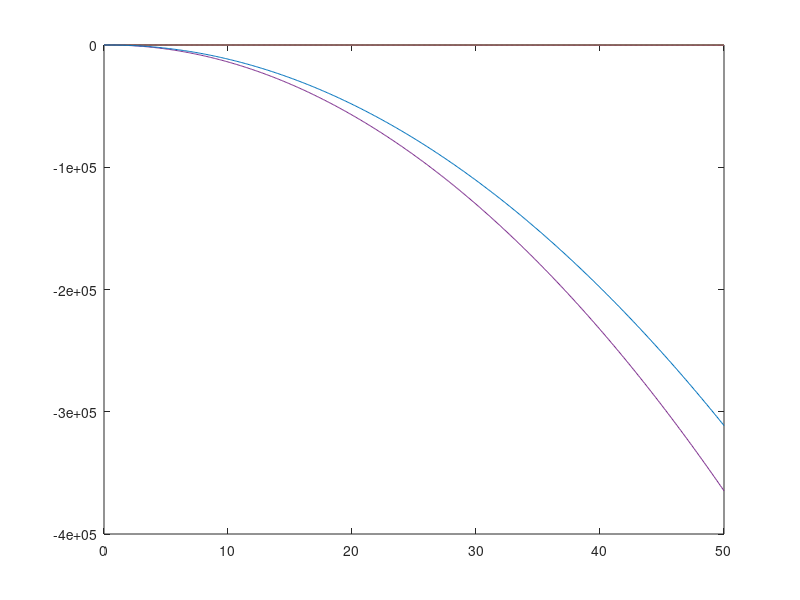

The MATLAB source for this figure: (Note: this script raises an error after producing the figure.)
%Setup
clc
clf
clear

%Constants
Kq = -24;
Tt2 = 1.4;
wsp = sqrt(13);
zsp = 2/wsp;
VTAS = 160;
Kr = -0.089;
s = tf('s');
dt = 0.10;
t = 0:dt:50;
% transfer function Hq, basis
Hq = Kq * (Tt2*s + 1) /(s^2 + 2* zsp*wsp*s + wsp^2);

% list of tf's in a vector
Hall = [Hq;
        Hq/s;
        Hq/(s*(1+Tt2*s));
        VTAS*Hq/(s^2*(1+ Tt2*s))];

% make a system
% note that you need minreal with Matlab, otherwise the system has a
% whopping 14 states, 10 too many!
sys1 = minreal(ss(Hall));
Hr = [Kr    0   0   0];
sys2 = minreal(ss(Hr));

sysclos = feedback(sys1,sys2);

damp(sysclos)
clf
figure(1)

y = step(sys1,t);

y2 = step(sysclos,t);
plot(t,[y,y2])

y(end,1);
y2(end,1);

Har = tf([0    1   0   0]*sysclos)


rltool(-Har)
